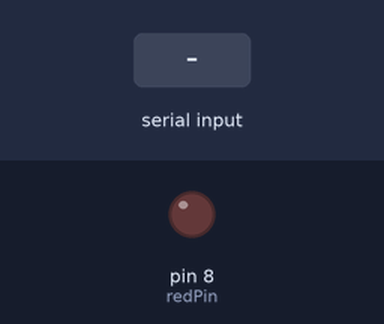
Bench run of a sketch on a simulated Arduino Uno, built with avr-gcc and run on an emulated ATmega328P. Shown: output pins drawn as LEDs (lit = HIGH). Dashed ring = blinking. Inputs (shaded band) come from the test bench. What the sketch prints to the serial monitor is not drawn.

Above: at 1.2 s.
1.3 s: "90,45\n" received over Serial
At 1.7 s:
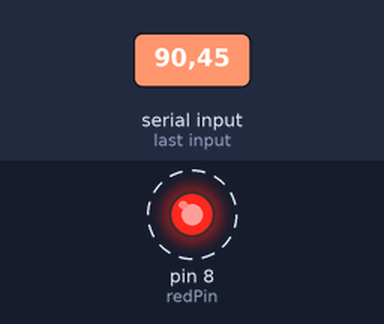
Timing chart, 0 to 10.3 s (numbered marks = the images above; inputs shaded):
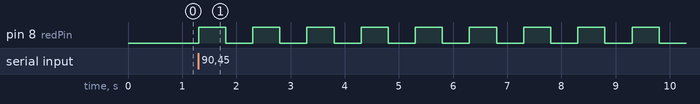

Measured:
- after the input at 1.3 s, pin 8 (redPin): alternates HIGH for 0.50 s and LOW for 0.50 s, starting at once

The sketch:

givenumber_ledblinksthattimes.ino
```cpp
int mynumber;
String msg = "How many blinks do u want?:  ";
int numblinks;
int j;
int blinktime = 500;
int redPin = 8;
void setup() {
  Serial.begin(9600);
  pinMode(redPin, OUTPUT);
  // put your setup code here, to run once:

}

void loop() {
  Serial.println(msg);
  while (Serial.available()==0){

  }
  numblinks = Serial.parseInt();
  for (j=1;j<=numblinks;j=j+1){
    digitalWrite(redPin,HIGH);
    delay(blinktime);
    digitalWrite(redPin,LOW);
    delay(blinktime);

  }
  // put your main code here, to run repeatedly:
}
```
